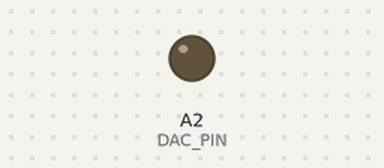
A sketch run on a simulated Arduino Zero (SAMD21). Shown: output pins drawn as LEDs (lit = HIGH). What the sketch prints to the serial monitor is not drawn.

Above: at 0.5 s.
At 2.0 s:
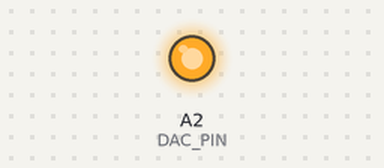
Timing chart, 0 to 5.4 s (numbered marks = the images above):
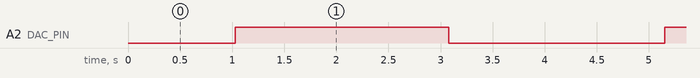

Measured:
- by itself, A2 (DAC_PIN): alternates HIGH for 2.0 s and LOW for 2.1 s

The sketch:

stm32_l053r8_analogwrite.ino
```cpp
#define DAC_PIN   A2 // for DAC1/1 on Nucleo L053R8
// see: https://os.mbed.com/platforms/ST-Nucleo-L053R8/

int value = 0;
char sbuf[64];
int pm = 1;

void setup() {
  Serial.begin( 115200 );
  Serial.print( F("\n\n\n") );
  sprintf( sbuf, "System clock frequency %d MHz\n", SystemCoreClock/1000000 );
  Serial.print( sbuf );
  Serial.flush();

  pinMode( DAC_PIN, OUTPUT );

#ifndef HAL_DAC_MODULE_ENABLED
  Serial.println( "DAC is not supported !!!" );
#endif

  analogWriteResolution( 12 );
  analogWrite( DAC_PIN, value );

}

#define VALUE_MAX  4095
#define VALUE_MIN  0

void loop() {
  value += pm*10;
  if ( value > VALUE_MAX ) {
    value = VALUE_MAX;
  } else if ( value < VALUE_MIN ) {
    value = VALUE_MIN;
  }
  analogWrite( DAC_PIN, value );
  if ( value >= VALUE_MAX && pm == 1 ){
     pm = -1;
  }  else if ( value <= VALUE_MIN && pm == -1 ){
     pm = 1;
  }
  delay(5);
}
```
